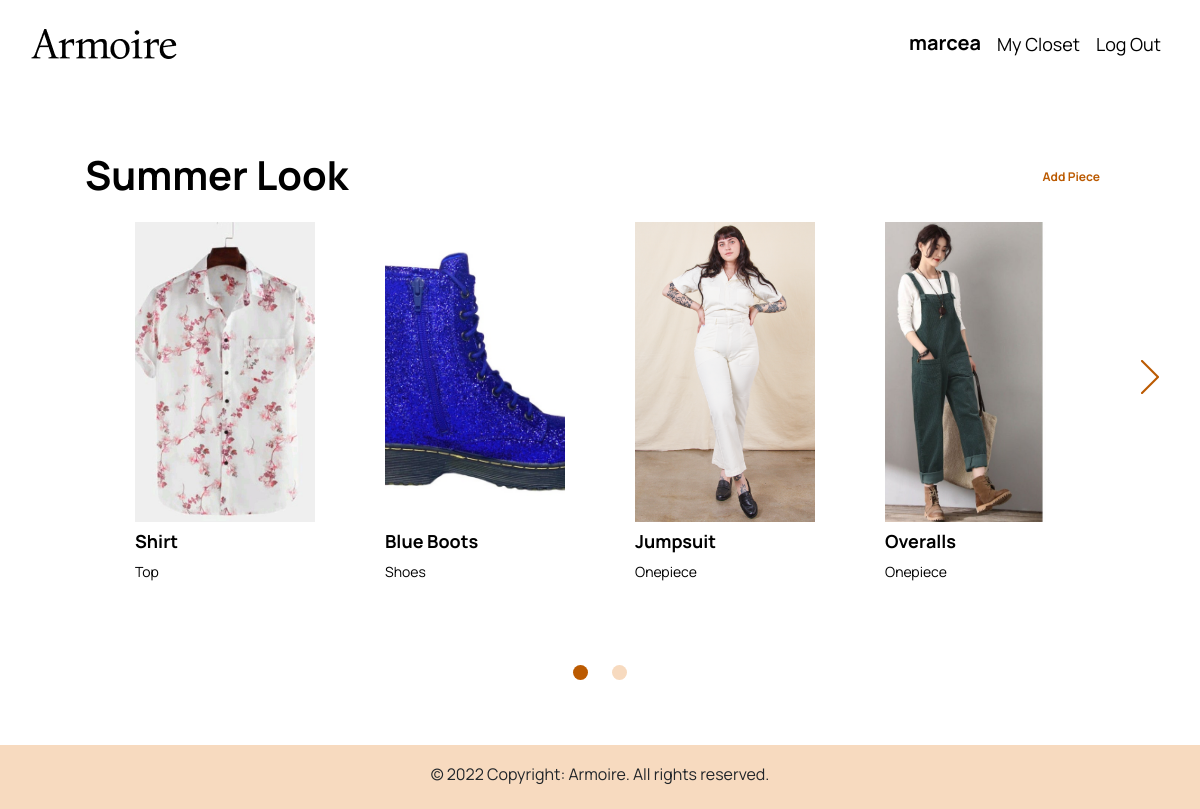
Page /outfit/1 (signed in) on the committed database.
### Armoire_app/models.py (models this page shows, shortened)
class User(AbstractUser):
    pass

class Outfit(models.Model):
    user_id = models.ForeignKey(
        "User", on_delete=models.CASCADE, related_name="outfit")
    name = models.CharField(max_length=64)

class Piece(models.Model):
    TOP = 'Top'
    BOTTOM = 'Bottom'
    ONEPIECE = 'Onepiece'
    SHOES = 'Shoes'
    ACCESSORIES = 'Accessories'
    CATEGORIES = [
        (TOP, 'Top'),
        (BOTTOM, 'Bottom'),
        (ONEPIECE, 'Onepiece'),
        (SHOES, 'Shoes'),
        (ACCESSORIES, 'Accessories')
    ]
    RED = 'Red'
    PINK = 'Pink'
    ORANGE = 'Orange'
    YELLOW = 'Yellow'
    GREEN = 'Green'
    BLUE = 'Blue'
    INDIGO = 'Indigo'
    VIOLET = 'Violet'
    BEIGE = 'Beige'
    TAN = "Tan"
    WHITE = 'White'
    BLACK = 'Black'
    BROWN = 'Brown'
    GRAY = 'Gray'
    MULTI = 'Multi-Color'
    COLORS = [
        (RED, 'Red'),
        (PINK, 'Pink'),
        (ORANGE, 'Orange'),
        (YELLOW, 'Yellow'),
        (GREEN, 'Green'),
        (BLUE, 'Blue'),
        (INDIGO, 'Indigo'),
        (VIOLET, 'Violet'),
        (BEIGE, 'Beige'),
        (TAN, 'Tan'),
        (WHITE, 'White'),
        (BLACK, 'Black'),
        (BROWN, 'Brown'),
        (GRAY, 'Gray'),
        (MULTI, 'Multi-Color'),
    ]
    user_id = models.ForeignKey(
        "User", on_delete=models.CASCADE, related_name="piece")
    name = models.CharField(max_length=64)
    image = models.ImageField(upload_to="img/", default="")
    category = models.CharField(max_length=32, choices=CATEGORIES, default=TOP)
    color = models.CharField(max_length=32, choices=COLORS, default=WHITE)
    season = models.CharField(max_length=64)
    style = models.CharField(max_length=64)

### Armoire_app/views.py (the view)
# urls.py: path("outfit/<str:outfit_id>", views.outfit, name="outfit"),
@login_required
def outfit(request, outfit_id):
    pieces = pieces_in_outfit(outfit_id)
    return render(request, "Armoire_app/outfit.html", {
        "outfit": Outfit.objects.get(id=outfit_id),
        "pieces": pieces,
        "all": Piece.objects.filter(user_id=request.user),
        "tops": Piece.objects.filter(user_id=request.user, category="Top"),
        "bottoms": Piece.objects.filter(user_id=request.user, category="Bottom"),
        "onepieces": Piece.objects.filter(user_id=request.user, category="Onepiece"),
        "shoes": Piece.objects.filter(user_id=request.user, category="Shoes"),
        "accessories": Piece.objects.filter(user_id=request.user, category="Accessories")
    })

### Armoire_app/views.py (called while the page is built)
def pieces_in_outfit(outfit_id):
    outfit = Outfit.objects.get(id=outfit_id)
    pieces_in_outfit = PieceToOutfit.objects.filter(outfit_id=outfit)
    pieces = []
    for piece in pieces_in_outfit:
        pieces.append(Piece.objects.get(id=piece.piece_id.id))
    return pieces

### Armoire_app/templates/Armoire_app/outfit.html (shortened to what this page needs)
{% extends "Armoire_app/layout.html" %}
{% load static %}
{% block body %}
<div class="container-xxl justify-content-center outfit-id" id="{{ outfit.id }}" style="padding-bottom: 20px; display: block; margin:5% 100px auto 100px ">
    <div class="row">
        <div class="col-6 align-middle" style="padding-left: 0px;">
            <h3 class="my-auto" style="text-align: left;">{{ outfit.name }}</h3>
        </div>
        <div class="col-6 text-right my-auto add-piece">
            <a href="#add" id="add-piece" onclick="show_all_pieces()" class="label-small">Add Piece</a>
        </div>
    </div>
    <div class="container-xxl clothes-container mx-auto carousel outfit-carousel outfit" id="outfit" style="display: block">
        <div class="carousel__track-container outfit-carousel__track-container">
            <div class="carousel__track--clothing outfit-carousel__track">
    {% for piece in pieces %}
    {% if forloop.first %}<div class="row d-flex justify-content-center piece-row carousel__slide current-slide outfit-carousel__slide outfit-current-slide mx-auto">{% endif %}
        <div class="closet-card col-3">
                <div class="card-body mx-auto">
                    <img src="{{ piece.image.url }}" class="img-thumbnail img-resize" style="border: none;">
                    <p class="s1" style="margin-top: 5px; margin-bottom: 5px;">{{ piece.name }}</p>
                    <p class="b2">{{ piece.category }}</p>
                </div>
        </div>
    {% if forloop.counter|divisibleby:4 and forloop.counter != pieces|length %}
    </div>
        {% endif %}
    {% endfor %}
            </div>
        </div>
    {% if pieces|length > 4 %}
    <button class="carousel__button--clothing carousel__button--right outfit-carousel__button outfit-carousel__button--right">
        <img src="{% static 'assets/right-carousel-arrow.png' %}">
    </button>
    {% endif %}
        <div class="carousel__nav outfit-carousel__nav mx-auto">
            {% for piece in pieces %}
            {% if forloop.first and pieces|length > 4 %}<button class="carousel__indicator current-slide outfit-carousel__indicator outfit-current-slide"></button>{% endif %}
            {% if forloop.counter|divisibleby:4 and forloop.counter != pieces|length %}<button class="carousel__indicator outfit-carousel__indicator"></button>{% endif %}
            {% endfor %}
        </div>
    </div>
</div>
{% endblock %}

### Armoire_app/templates/Armoire_app/layout.html (shortened to what this page needs)
{% load static %}
<!DOCTYPE html>
<html lang="en">
<head>
    <link rel="stylesheet" href="https://stackpath.bootstrapcdn.com/bootstrap/4.4.1/css/bootstrap.min.css"
>
    <link href="{% static 'Armoire_app/styles.css' %}" rel="stylesheet">
</head>
<body>
    <nav class="navbar navbar-expand-lg navbar-light figma-nav container-xxl justify-content-center">
            <div class="row" style="width: 100%">
                <div class="col-6 my-auto">
                    <img src="{% static 'assets/Armoire.png' %}">
                </div>
                <div class="col-6 my-auto">
                    <div class="nav justify-content-end">
                        <ul class="navbar-nav">
                            {% if user.is_authenticated %}
                            <li class="nav-item label-large">
                                <a class="nav-link">{{ user.username }}</a>
                            </li>
                            <li class="nav-item leads-1">
                                <a class="nav-link" href="{% url 'mycloset' %}">My Closet</a>
                            </li>
                            <li class="nav-item leads-1">
                                <a class="nav-link" href="{% url 'logout' %}">Log Out</a>
                            </li>
                            {% endif %}
                        </ul>
                    </div>
                </div>
            </div>
    </nav>
    <div class="body">
        {% block body %}
        {% endblock %}
    </div>
</body>
<footer class="figma-footer">
    <div class="text-center p-3">
      © 2022 Copyright: Armoire. All rights reserved.
    </div>
</footer>
</html>

### Armoire_app/static/Armoire_app/styles.css (style rules this page uses)
.img-resize { width: 100%; height: 300px; object-fit: cover; padding: 0px; border-radius: 0px; }
.clothes-container { width: 100%; }
.figma-nav { height: 88px ; background: #FFFFFF; }
html { position: relative; min-height: 100%; }
body { margin-bottom: 64px; font-family: 'Manrope', sans-serif; font-style: normal; font-weight: normal; font-size: 16px; line-height: 26px; }
a, a:hover, .label-large:hover { color: #BB5A01; text-decoration: none; }
.figma-footer { position: absolute; bottom: 0; width: 100%; height: 64px; clear: both; background-color: #F7DABF; }
.navbar .navbar-nav .nav-link { color:#000000 }
h3 { font-family: 'Manrope', sans-serif; font-style: normal; font-weight: bold; font-size: 40px; line-height: 54px; font-feature-settings: 'liga' off; color: #000000; }
.label-large { font-family: 'Manrope', sans-serif; font-style: normal; font-weight: bold; font-size: 20px; line-height: 30px; font-feature-settings: 'liga' off; color: #BB5A01; }
.label-small { font-family: 'Manrope', sans-serif; font-style: normal; font-weight: bold; font-size: 12px; line-height: 16px; font-feature-settings: 'liga' off; color: #BB5A01; }
.leads-1 { font-family: 'Manrope', sans-serif; font-style: normal; font-weight: normal; font-size: 18px; line-height: 32px; font-feature-settings: 'liga' off; color: #000000; }
.s1 { font-family: 'Manrope', sans-serif; font-style: normal; font-weight: bold; font-size: 18px; line-height: 28px; font-feature-settings: 'liga' off; color: #000000; }
p, .b1 { font-family: 'Manrope', sans-serif; font-style: normal; font-weight: normal; font-size: 16px; line-height: 26px; font-feature-settings: 'liga' off; color: #000000; }
.b2 { font-family: 'Manrope', sans-serif; font-style: normal; font-weight: normal; font-size: 14px; line-height: 24px; font-feature-settings: 'liga' off; color: #000000; white-space: pre-line; }
.closet-card { width: 255px; height: auto; }
.carousel { position: relative; margin: 0 auto; }
.carousel__track-container { height: 100%; position: relative; overflow: hidden; width: 100%; }
.carousel__track--clothing { padding: 0px; margin: 0px; list-style: none; position: relative; height: 418px; transition: transform 250ms ease-in; }
.carousel__slide { position: absolute; top: 0px; bottom: 0px; width: 100%; }
.carousel__button--clothing { position: absolute; top: 175px; transform: translateY(-50%); background: transparent; border: 0; cursor: pointer; }
.carousel__button--right { right: -65px; }
.carousel__nav { display: flex; justify-content: center; padding: 45px 0; }
.carousel__indicator { border: 0; border-radius: 50%; width: 15px; height: 15px; background-color: #F7DABF; margin: 0 12px; cursor: pointer; }
.carousel__indicator.current-slide { background-color: #BB5A01; }

### rows in the picture
User: username "marcea"
Outfit: name "Summer Look"
Piece: image (picture), name "Shirt", category "Top"
Piece: image (picture), name "Blue Boots", category "Shoes"
Piece: image (picture), name "Jumpsuit", category "Onepiece"
Piece: image (picture), name "Overalls", category "Onepiece"
